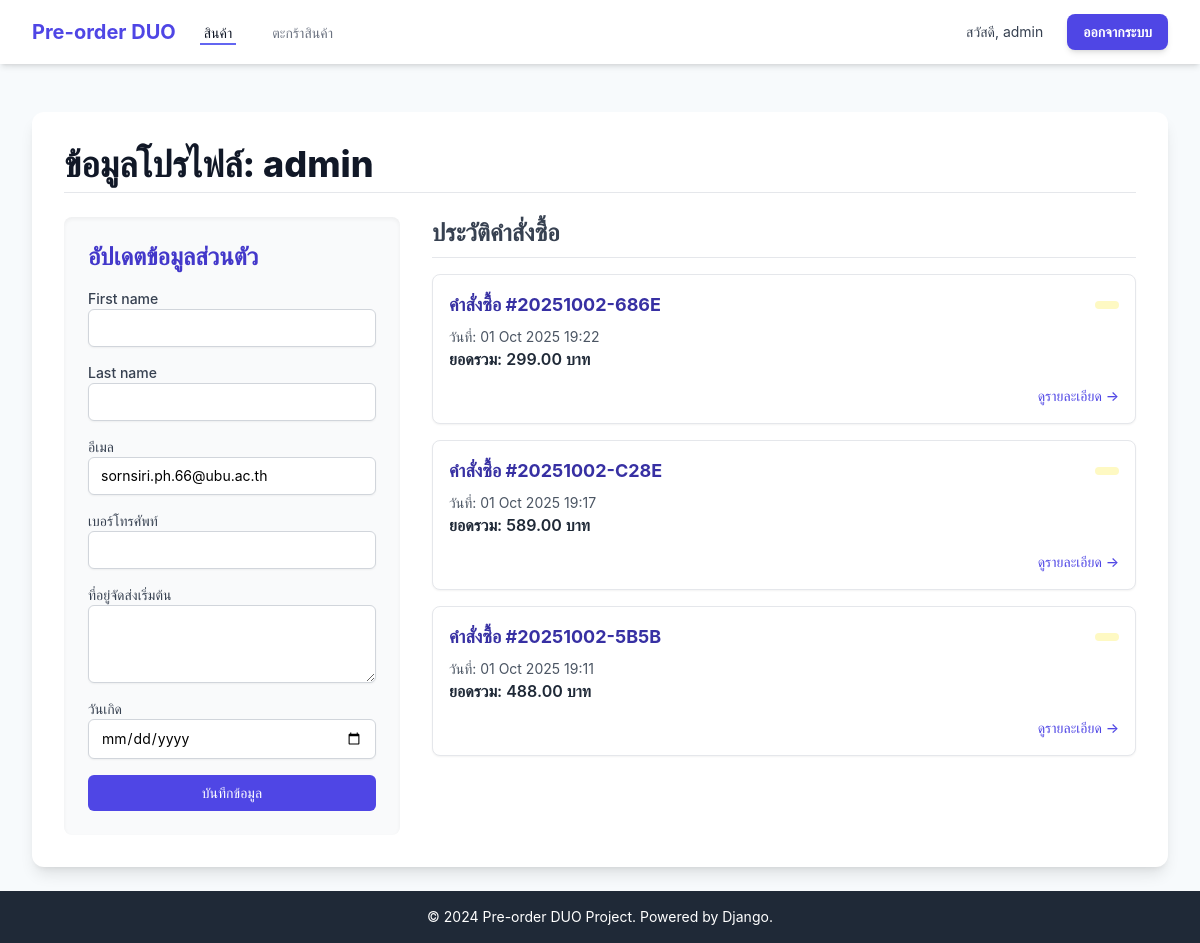
Page /users/profile/ (signed in) on the earlier database version.
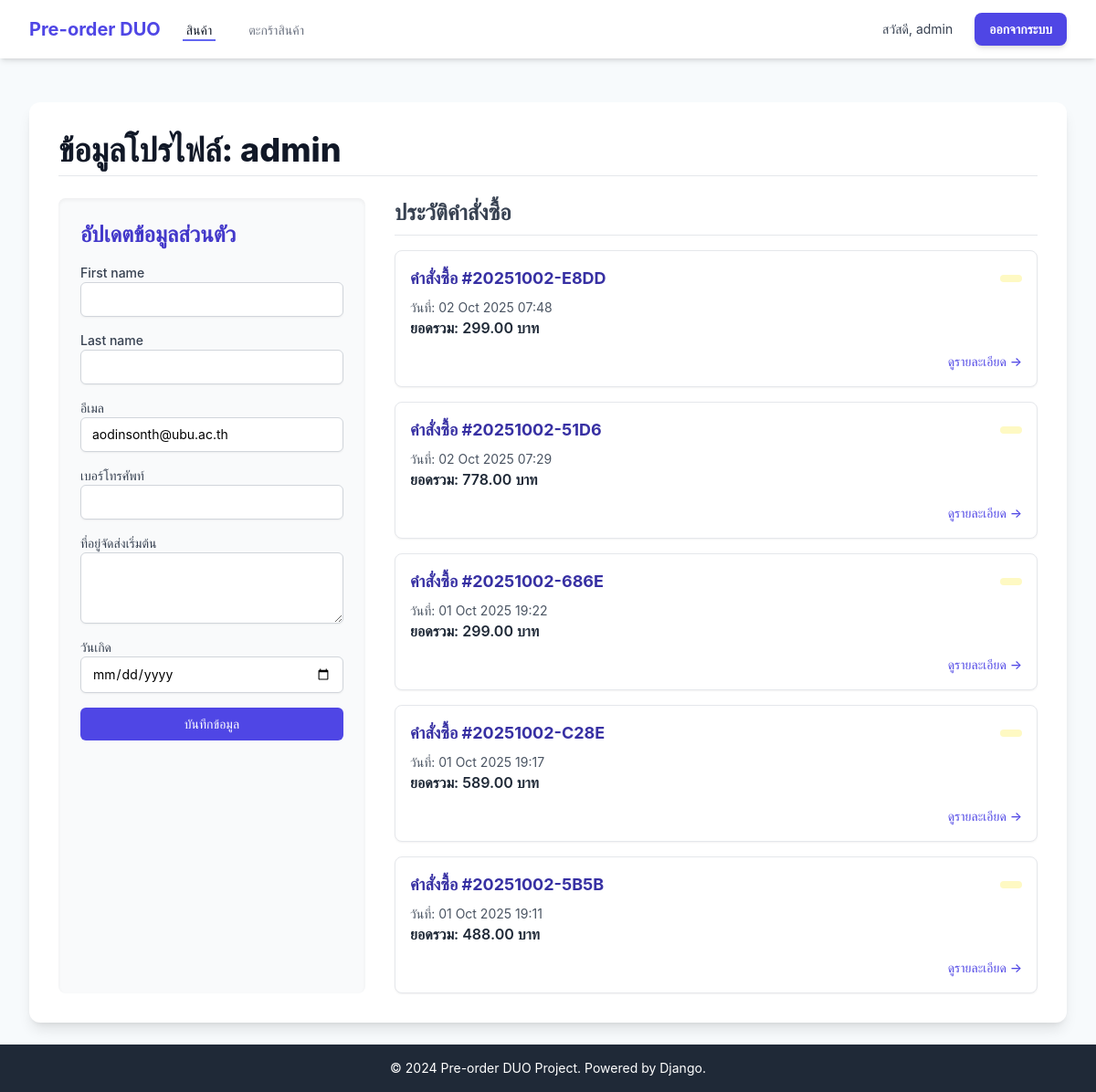
Same page on the later database version.
### users/models.py (models this page shows, shortened)
class CustomUser(AbstractUser):
    email = models.EmailField(_('อีเมล'), unique=True)
    phone_number = models.CharField(_('เบอร์โทรศัพท์'), max_length=20, blank=True, null=True)
    shipping_address = models.TextField(_('ที่อยู่จัดส่งเริ่มต้น'), blank=True, null=True)
    date_of_birth = models.DateField(_('วันเกิด'), blank=True, null=True)
    class Meta:
        verbose_name = _('บัญชีผู้ใช้')
        verbose_name_plural = _('บัญชีผู้ใช้')

### orders/models.py (models this page shows, shortened)
class Order(models.Model):
    order_number = models.CharField(max_length=20, unique=True, verbose_name=_("หมายเลขคำสั่งซื้อ"))
    user = models.ForeignKey(settings.AUTH_USER_MODEL, on_delete=models.SET_NULL, null=True, blank=True, verbose_name=_("ผู้สั่งซื้อ"))
    status = models.CharField(max_length=10, choices=OrderStatus.choices, default=OrderStatus.PENDING, verbose_name=_("สถานะคำสั่งซื้อ"))
    total_amount = models.DecimalField(
        max_digits=10,
        decimal_places=2,
        null=True,
        blank=True,
        verbose_name=_("ยอดรวมสินค้า (ก่อนส่วนลด)")
    )
    discount_amount = models.DecimalField(max_digits=10, decimal_places=2, default=0.00, verbose_name=_("มูลค่าส่วนลด"))
    grand_total = models.DecimalField(
        max_digits=10,
        decimal_places=2,
        null=True,         # อนุญาตให้เป็น NULL ในฐานข้อมูล
        blank=True,        # อนุญาตให้ว่างในฟอร์ม Django
        verbose_name=_("ยอดชำระสุทธิ")
    )
    full_name = models.CharField(max_length=255, verbose_name=_("ชื่อ-นามสกุล ผู้รับ"))
    email = models.EmailField(max_length=255, verbose_name=_("อีเมลติดต่อ"))
    phone_number = models.CharField(max_length=20, verbose_name=_("เบอร์โทรศัพท์"))
    shipping_address = models.TextField(verbose_name=_("ที่อยู่จัดส่ง"))
    payment_method = models.CharField(max_length=10, choices=PaymentMethod.choices, default=PaymentMethod.BANK, verbose_name=_("ช่องทางการชำระเงิน"))
    payment_slip = models.FileField(
        upload_to='payment_slips/%Y/%m/%d/',
        null=True,
        blank=True,
        verbose_name='สลิปหลักฐานการโอนเงิน'
    )
    created_at = models.DateTimeField(auto_now_add=True)
    updated_at = models.DateTimeField(auto_now=True)
    class Meta:
        verbose_name = _("คำสั่งซื้อ")
        verbose_name_plural = _("คำสั่งซื้อ")
        ordering = ['-created_at']

### users/views.py (the view, shortened to what this page needs)
# urls.py: path('profile/', views.ProfileView.as_view(), name='profile'),
@method_decorator(login_required(login_url='users:login'), name='dispatch')
class ProfileView(View):
    template_name = 'users/profile.html'
    def get(self, request):
        orders = Order.objects.filter(user=request.user).order_by('-created_at')
        profile_form = UserUpdateForm(instance=request.user)
        context = {
            'profile_form': profile_form,
            'orders': orders,
        }
        return render(request, self.template_name, context)

### users/forms.py
class UserUpdateForm(UserChangeForm):
    password = None
    class Meta:
        model = CustomUser
        fields = (
            'first_name',
            'last_name',
            'email',
            'phone_number',
            'shipping_address',
            'date_of_birth'
        )
        widgets = {
            'shipping_address': forms.Textarea(attrs={'rows': 3}),
            'date_of_birth': forms.DateInput(attrs={'type': 'date'}),
        }
    def __init__(self, *args, **kwargs):
        super().__init__(*args, **kwargs)
        for name, field in self.fields.items():
            field.widget.attrs.update({
                'class': 'appearance-none block w-full px-3 py-2 border border-gray-300 rounded-md shadow-sm placeholder-gray-400 focus:outline-none focus:ring-indigo-500 focus:border-indigo-500 sm:text-sm'
            })

### users/templates/users/profile.html (shortened to what this page needs)
{% extends "base.html" %}
{% block content %}
<div class="bg-white p-8 rounded-xl shadow-lg mt-6">
    <h1 class="text-4xl font-extrabold text-gray-900 mb-6 border-b pb-2">ข้อมูลโปรไฟล์: {{ user.username }}</h1>
    <div class="grid grid-cols-1 lg:grid-cols-3 gap-8">
        <div class="lg:col-span-1 bg-gray-50 p-6 rounded-lg shadow-inner">
            <h2 class="text-2xl font-semibold text-indigo-700 mb-4">อัปเดตข้อมูลส่วนตัว</h2>
            <form method="post" action="{% url 'users:profile' %}">
                {% for field in profile_form %}
                    <div class="mb-4">
                        <label for="{{ field.id_for_label }}" class="block text-sm font-medium text-gray-700">
                            {{ field.label }}
                        </label>
                        {{ field }}
                    </div>
                {% endfor %}
                <button type="submit" class="w-full py-2 px-4 rounded-md text-sm font-medium text-white bg-indigo-600 hover:bg-indigo-700 transition">
                    บันทึกข้อมูล
                </button>
            </form>
        </div>
        <div class="lg:col-span-2">
            <h2 class="text-2xl font-semibold text-gray-700 mb-4 border-b pb-2">ประวัติคำสั่งซื้อ</h2>
            {% if orders %}
                <div class="space-y-4">
                    {% for order in orders %}
                        <div class="bg-white border border-gray-200 rounded-lg p-4 shadow-sm hover:shadow-md transition">
                            <div class="flex justify-between items-center mb-2">
                                <span class="text-lg font-bold text-indigo-800">
                                    คำสั่งซื้อ #{{ order.order_number }}
                                </span>
                                <span class="text-sm px-3 py-1 rounded-full
                                    {% if order.status.name == 'สำเร็จ' %}bg-green-100 text-green-700{% elif order.status.name == 'ยกเลิก' %}bg-red-100 text-red-700{% else %}bg-yellow-100 text-yellow-700{% endif %}">
                                </span>
                            </div>
                            <p class="text-sm text-gray-600">วันที่: {{ order.created_at|date:"d M Y H:i" }}</p>
                            <p class="text-md font-semibold text-gray-800">ยอดรวม: {{ order.grand_total|floatformat:2 }} บาท</p>
                            <div class="mt-3 text-right">
                                <a href="{% url 'orders:order_detail' order_number=order.order_number %}" class="text-indigo-600 hover:text-indigo-800 text-sm font-medium">
                                    ดูรายละเอียด &rarr;
                                </a>
                            </div>
                        </div>
                    {% endfor %}
                </div>
            {% endif %}
        </div>
    </div>
</div>
{% endblock %}

### templates/base.html (shortened to what this page needs)
<!DOCTYPE html>
<html lang="th" x-data="{ mobileMenuOpen: false, showMessage: true }">
<head>
    <script src="https://cdn.tailwindcss.com"></script>
</head>
<body class="min-h-screen flex flex-col">
    <nav class="bg-white shadow-md fixed w-full z-50 top-0">
        <div class="max-w-7xl mx-auto px-4 sm:px-6 lg:px-8">
            <div class="flex justify-between h-16">
                <div class="flex items-center">
                    <a href="{% url 'products:product_list' %}"
                       class="flex-shrink-0 text-lg sm:text-xl font-bold text-indigo-600">
                        Pre-order DUO
                    </a>
                    <div class="hidden sm:ml-6 sm:flex sm:space-x-8">
                        <a href="{% url 'products:product_list' %}"
                           class="border-indigo-500 text-gray-900 inline-flex items-center px-1 pt-1 border-b-2 text-sm font-medium">
                            สินค้า
                        </a>
                        <a href="{% url 'orders:cart' %}"
                           class="border-transparent text-gray-500 hover:border-gray-300 hover:text-gray-700 inline-flex items-center px-1 pt-1 border-b-2 text-sm font-medium">
                            ตะกร้าสินค้า
                        </a>
                    </div>
                </div>
                <div class="hidden sm:flex items-center space-x-4">
                    {% if user.is_authenticated %}
                        <a href="{% url 'users:profile' %}"
                           class="text-gray-700 hover:text-indigo-600 px-2 py-1 text-sm">
                            สวัสดี, {{ user.username }}
                        </a>
                        <form method="post" action="{% url 'account_logout' %}" class="inline-block">
                            <button type="submit"
                                    class="bg-indigo-600 hover:bg-indigo-700 text-white font-semibold py-2 px-4 rounded-lg shadow-md transition duration-150 ease-in-out transform hover:scale-105 text-sm">
                                ออกจากระบบ
                            </button>
                        </form>
                    {% endif %}
                </div>
            </div>
        </div>
    </nav>
    <main class="flex-grow max-w-7xl mx-auto py-6 px-4 sm:px-6 lg:px-8 w-full">
        {% block content %}{% endblock %}
    </main>
    <footer class="bg-gray-800 text-white mt-auto">
        <div class="max-w-7xl mx-auto py-4 px-4 sm:px-6 lg:px-8 text-center text-xs sm:text-sm">
            &copy; 2024 Pre-order DUO Project. Powered by Django.
        </div>
    </footer>
</body>
</html>

### templates/base.html (style rules this page uses)
body { font-family: 'Inter', sans-serif; background-color: #f7fafc; }

Differences in the rows shown:
changed CustomUser "admin": email "sornsiri.ph.66@ubu.ac.th" → "aodinsonth@ubu.ac.th"
added Order: order_number "20251002-E8DD", created_at "02 Oct 2025 07:48", grand_total "299.00"
added Order: order_number "20251002-51D6", created_at "02 Oct 2025 07:29", grand_total "778.00"
